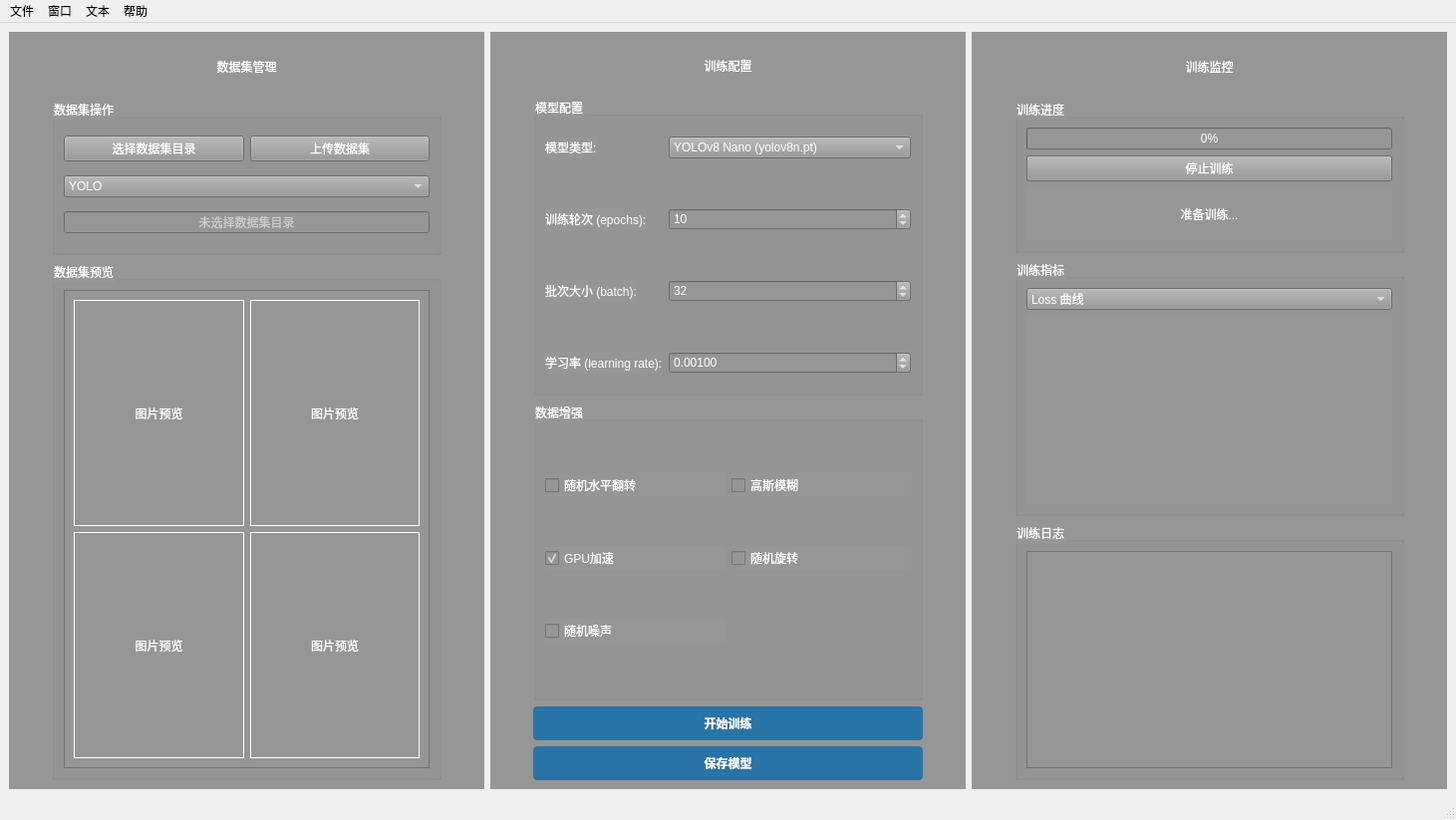
<?xml version="1.0" encoding="UTF-8"?>
<ui version="4.0">
 <class>MainWindow</class>
 <widget class="QMainWindow" name="MainWindow">
  <property name="geometry">
   <rect>
    <x>0</x>
    <y>0</y>
    <width>1461</width>
    <height>823</height>
   </rect>
  </property>
  <property name="windowTitle">
   <string>MainWindow</string>
  </property>
  <property name="styleSheet">
   <string notr="true"/>
  </property>
  <widget class="QWidget" name="centralwidget">
   <property name="enabled">
    <bool>true</bool>
   </property>
   <layout class="QHBoxLayout" name="horizontalLayout_2">
    <item>
     <layout class="QHBoxLayout" name="horizontalLayout" stretch="1,1,1">
      <property name="leftMargin">
       <number>0</number>
      </property>
      <item>
       <widget class="QWidget" name="dataManager" native="true">
        <property name="styleSheet">
         <string notr="true">background-color: rgb(150, 150, 150);</string>
        </property>
        <layout class="QHBoxLayout" name="horizontalLayout_7" stretch="2,23,2">
         <item>
          <spacer name="horizontalSpacer_6">
           <property name="orientation">
            <enum>Qt::Horizontal</enum>
           </property>
           <property name="sizeHint" stdset="0">
            <size>
             <width>40</width>
             <height>20</height>
            </size>
           </property>
          </spacer>
         </item>
         <item>
          <layout class="QVBoxLayout" name="verticalLayout" stretch="1,3,10">
           <property name="spacing">
            <number>6</number>
           </property>
           <property name="topMargin">
            <number>0</number>
           </property>
           <property name="bottomMargin">
            <number>0</number>
           </property>
           <item>
            <widget class="QLabel" name="label">
             <property name="styleSheet">
              <string notr="true">font: 75 20pt &quot;Agency FB&quot;;
color: rgb(255, 255, 255);</string>
             </property>
             <property name="text">
              <string>数据集管理</string>
             </property>
             <property name="alignment">
              <set>Qt::AlignCenter</set>
             </property>
            </widget>
           </item>
           <item>
            <widget class="QGroupBox" name="groupBox">
             <property name="styleSheet">
              <string notr="true">font: 12pt &quot;Agency FB&quot;;
color: rgb(255, 255, 255);</string>
             </property>
             <property name="title">
              <string>数据集操作</string>
             </property>
             <layout class="QVBoxLayout" name="verticalLayout_4">
              <item>
               <layout class="QHBoxLayout" name="horizontalLayout_3">
                <item>
                 <widget class="QPushButton" name="btnSelectDataset">
                  <property name="text">
                   <string>选择数据集目录</string>
                  </property>
                 </widget>
                </item>
                <item>
                 <widget class="QPushButton" name="btnUploadDataset">
                  <property name="text">
                   <string>上传数据集</string>
                  </property>
                 </widget>
                </item>
               </layout>
              </item>
              <item>
               <widget class="QComboBox" name="comboBoxDatasetFormat">
                <item>
                 <property name="text">
                  <string>YOLO</string>
                 </property>
                </item>
                <item>
                 <property name="text">
                  <string>VOC</string>
                 </property>
                </item>
                <item>
                 <property name="text">
                  <string>COCO</string>
                 </property>
                </item>
               </widget>
              </item>
              <item>
               <widget class="QLineEdit" name="lineDatasetPath">
                <property name="styleSheet">
                 <string notr="true">font: 12pt &quot;Agency FB&quot;;
color: rgb(255, 255, 255);</string>
                </property>
                <property name="alignment">
                 <set>Qt::AlignCenter</set>
                </property>
                <property name="readOnly">
                 <bool>true</bool>
                </property>
                <property name="placeholderText">
                 <string>未选择数据集目录</string>
                </property>
               </widget>
              </item>
             </layout>
            </widget>
           </item>
           <item>
            <widget class="QGroupBox" name="groupBox_2">
             <property name="styleSheet">
              <string notr="true">font: 12pt &quot;Agency FB&quot;;
color: rgb(255, 255, 255);</string>
             </property>
             <property name="title">
              <string>数据集预览</string>
             </property>
             <layout class="QVBoxLayout" name="verticalLayout_5">
              <item>
               <widget class="QScrollArea" name="scrollArea">
                <property name="widgetResizable">
                 <bool>true</bool>
                </property>
                <widget class="QWidget" name="scrollAreaWidgetContents">
                 <property name="geometry">
                  <rect>
                   <x>0</x>
                   <y>0</y>
                   <width>356</width>
                   <height>481</height>
                  </rect>
                 </property>
                 <layout class="QGridLayout" name="gridLayout">
                  <item row="0" column="0">
                   <widget class="QLabel" name="labelImage1">
                    <property name="frameShape">
                     <enum>QFrame::Box</enum>
                    </property>
                    <property name="text">
                     <string>图片预览</string>
                    </property>
                    <property name="alignment">
                     <set>Qt::AlignCenter</set>
                    </property>
                   </widget>
                  </item>
                  <item row="0" column="1">
                   <widget class="QLabel" name="labelImage2">
                    <property name="frameShape">
                     <enum>QFrame::Box</enum>
                    </property>
                    <property name="text">
                     <string>图片预览</string>
                    </property>
                    <property name="alignment">
                     <set>Qt::AlignCenter</set>
                    </property>
                   </widget>
                  </item>
                  <item row="1" column="0">
                   <widget class="QLabel" name="labelImage3">
                    <property name="frameShape">
                     <enum>QFrame::Box</enum>
                    </property>
                    <property name="text">
                     <string>图片预览</string>
                    </property>
                    <property name="alignment">
                     <set>Qt::AlignCenter</set>
                    </property>
                   </widget>
                  </item>
                  <item row="1" column="1">
                   <widget class="QLabel" name="labelImage4">
                    <property name="frameShape">
                     <enum>QFrame::Box</enum>
                    </property>
                    <property name="text">
                     <string>图片预览</string>
                    </property>
                    <property name="alignment">
                     <set>Qt::AlignCenter</set>
                    </property>
                   </widget>
                  </item>
                 </layout>
                </widget>
               </widget>
              </item>
             </layout>
            </widget>
           </item>
          </layout>
         </item>
         <item>
          <spacer name="horizontalSpacer_5">
           <property name="orientation">
            <enum>Qt::Horizontal</enum>
           </property>
           <property name="sizeHint" stdset="0">
            <size>
             <width>40</width>
             <height>20</height>
            </size>
           </property>
          </spacer>
         </item>
        </layout>
       </widget>
      </item>
      <item>
       <widget class="QWidget" name="trainConfig" native="true">
        <property name="styleSheet">
         <string notr="true">background-color: rgb(150, 150, 150);</string>
        </property>
        <layout class="QHBoxLayout" name="horizontalLayout_6" stretch="2,23,2">
         <item>
          <spacer name="horizontalSpacer_2">
           <property name="orientation">
            <enum>Qt::Horizontal</enum>
           </property>
           <property name="sizeHint" stdset="0">
            <size>
             <width>40</width>
             <height>20</height>
            </size>
           </property>
          </spacer>
         </item>
         <item>
          <layout class="QVBoxLayout" name="verticalLayout_2" stretch="1,6,6,1,0">
           <property name="topMargin">
            <number>0</number>
           </property>
           <property name="bottomMargin">
            <number>0</number>
           </property>
           <item>
            <widget class="QLabel" name="label_6">
             <property name="styleSheet">
              <string notr="true">font: 75 20pt &quot;Agency FB&quot;;
color: rgb(255, 255, 255);</string>
             </property>
             <property name="text">
              <string>训练配置</string>
             </property>
             <property name="alignment">
              <set>Qt::AlignCenter</set>
             </property>
            </widget>
           </item>
           <item>
            <widget class="QGroupBox" name="groupBox_3">
             <property name="styleSheet">
              <string notr="true">font: 12pt &quot;Agency FB&quot;;
color: rgb(255, 255, 255);</string>
             </property>
             <property name="title">
              <string>模型配置</string>
             </property>
             <layout class="QFormLayout" name="formLayout">
              <property name="formAlignment">
               <set>Qt::AlignLeading|Qt::AlignLeft|Qt::AlignVCenter</set>
              </property>
              <property name="verticalSpacing">
               <number>50</number>
              </property>
              <item row="0" column="0">
               <widget class="QLabel" name="label_2">
                <property name="text">
                 <string>模型类型:</string>
                </property>
               </widget>
              </item>
              <item row="0" column="1">
               <widget class="QComboBox" name="comboModelType">
                <item>
                 <property name="text">
                  <string>YOLOv8 Nano (yolov8n.pt)</string>
                 </property>
                </item>
                <item>
                 <property name="text">
                  <string>YOLOv11 Nano (yolov11n.pt)</string>
                 </property>
                </item>
               </widget>
              </item>
              <item row="1" column="0">
               <widget class="QLabel" name="label_3">
                <property name="text">
                 <string>训练轮次 (epochs):</string>
                </property>
               </widget>
              </item>
              <item row="1" column="1">
               <widget class="QSpinBox" name="spinEpochs">
                <property name="minimum">
                 <number>1</number>
                </property>
                <property name="maximum">
                 <number>1000</number>
                </property>
                <property name="value">
                 <number>10</number>
                </property>
               </widget>
              </item>
              <item row="2" column="0">
               <widget class="QLabel" name="label_4">
                <property name="text">
                 <string>批次大小 (batch):</string>
                </property>
               </widget>
              </item>
              <item row="2" column="1">
               <widget class="QSpinBox" name="spinBatchSize">
                <property name="minimum">
                 <number>1</number>
                </property>
                <property name="maximum">
                 <number>64</number>
                </property>
                <property name="value">
                 <number>32</number>
                </property>
               </widget>
              </item>
              <item row="3" column="0">
               <widget class="QLabel" name="label_5">
                <property name="text">
                 <string>学习率 (learning rate):</string>
                </property>
               </widget>
              </item>
              <item row="3" column="1">
               <widget class="QDoubleSpinBox" name="spinLearningRate">
                <property name="decimals">
                 <number>5</number>
                </property>
                <property name="maximum">
                 <double>1.000000000000000</double>
                </property>
                <property name="singleStep">
                 <double>0.000100000000000</double>
                </property>
                <property name="value">
                 <double>0.001000000000000</double>
                </property>
               </widget>
              </item>
             </layout>
            </widget>
           </item>
           <item>
            <widget class="QGroupBox" name="groupBox_4">
             <property name="styleSheet">
              <string notr="true">font: 12pt &quot;Agency FB&quot;;
color: rgb(255, 255, 255);</string>
             </property>
             <property name="title">
              <string>数据增强</string>
             </property>
             <layout class="QGridLayout" name="gridLayout_2">
              <item row="2" column="0">
               <widget class="QCheckBox" name="checkNoise">
                <property name="text">
                 <string>随机噪声</string>
                </property>
               </widget>
              </item>
              <item row="1" column="1">
               <widget class="QCheckBox" name="checkRotation">
                <property name="text">
                 <string>随机旋转</string>
                </property>
               </widget>
              </item>
              <item row="0" column="0">
               <widget class="QCheckBox" name="checkFlip">
                <property name="text">
                 <string>随机水平翻转</string>
                </property>
                <property name="checked">
                 <bool>false</bool>
                </property>
               </widget>
              </item>
              <item row="0" column="1">
               <widget class="QCheckBox" name="checkBlur">
                <property name="text">
                 <string>高斯模糊</string>
                </property>
               </widget>
              </item>
              <item row="1" column="0">
               <widget class="QCheckBox" name="checkUseGPU">
                <property name="text">
                 <string>GPU加速</string>
                </property>
                <property name="checked">
                 <bool>true</bool>
                </property>
               </widget>
              </item>
             </layout>
            </widget>
           </item>
           <item>
            <widget class="QPushButton" name="btnStartTraining">
             <property name="styleSheet">
              <string notr="true">QPushButton {
	font: 12pt &quot;Agency FB&quot;;
    background-color: #2874a6;
    color: white;
    border: none;
    padding: 8px;
    border-radius: 4px;
    font-weight: bold;
}
QPushButton:hover {
    background-color: #1a5276;
}
QPushButton:pressed {
    background-color: #154360;
}</string>
             </property>
             <property name="text">
              <string>开始训练</string>
             </property>
            </widget>
           </item>
           <item>
            <widget class="QPushButton" name="btnSaveModel">
             <property name="styleSheet">
              <string notr="true">QPushButton {
	font: 12pt &quot;Agency FB&quot;;
    background-color: #2874a6;
    color: white;
    border: none;
    padding: 8px;
    border-radius: 4px;
    font-weight: bold;
}
QPushButton:hover {
    background-color: #1a5276;
}
QPushButton:pressed {
    background-color: #154360;
}</string>
             </property>
             <property name="text">
              <string>保存模型</string>
             </property>
            </widget>
           </item>
          </layout>
         </item>
         <item>
          <spacer name="horizontalSpacer">
           <property name="orientation">
            <enum>Qt::Horizontal</enum>
           </property>
           <property name="sizeHint" stdset="0">
            <size>
             <width>40</width>
             <height>20</height>
            </size>
           </property>
          </spacer>
         </item>
        </layout>
       </widget>
      </item>
      <item>
       <widget class="QWidget" name="trainMonitor" native="true">
        <property name="styleSheet">
         <string notr="true">background-color: rgb(150, 150, 150);</string>
        </property>
        <layout class="QHBoxLayout" name="horizontalLayout_5" stretch="2,23,2">
         <item>
          <spacer name="horizontalSpacer_3">
           <property name="orientation">
            <enum>Qt::Horizontal</enum>
           </property>
           <property name="sizeHint" stdset="0">
            <size>
             <width>40</width>
             <height>20</height>
            </size>
           </property>
          </spacer>
         </item>
         <item>
          <layout class="QVBoxLayout" name="verticalLayout_3" stretch="1,3,5,5">
           <property name="topMargin">
            <number>0</number>
           </property>
           <property name="bottomMargin">
            <number>0</number>
           </property>
           <item>
            <widget class="QLabel" name="label_7">
             <property name="styleSheet">
              <string notr="true">font: 75 20pt &quot;Agency FB&quot;;
color: rgb(255, 255, 255);</string>
             </property>
             <property name="text">
              <string>训练监控</string>
             </property>
             <property name="alignment">
              <set>Qt::AlignCenter</set>
             </property>
            </widget>
           </item>
           <item>
            <widget class="QGroupBox" name="groupBox_5">
             <property name="styleSheet">
              <string notr="true">font: 12pt &quot;Agency FB&quot;;
color: rgb(255, 255, 255);</string>
             </property>
             <property name="title">
              <string>训练进度</string>
             </property>
             <layout class="QVBoxLayout" name="verticalLayout_7">
              <item>
               <widget class="QProgressBar" name="progressBar">
                <property name="value">
                 <number>0</number>
                </property>
               </widget>
              </item>
              <item>
               <widget class="QPushButton" name="btnStopTraining">
                <property name="text">
                 <string>停止训练</string>
                </property>
               </widget>
              </item>
              <item>
               <widget class="QLabel" name="labelProgress">
                <property name="text">
                 <string>准备训练...</string>
                </property>
                <property name="alignment">
                 <set>Qt::AlignCenter</set>
                </property>
               </widget>
              </item>
             </layout>
            </widget>
           </item>
           <item>
            <widget class="QGroupBox" name="groupBox_6">
             <property name="styleSheet">
              <string notr="true">font: 12pt &quot;Agency FB&quot;;
color: rgb(255, 255, 255);</string>
             </property>
             <property name="title">
              <string>训练指标</string>
             </property>
             <layout class="QVBoxLayout" name="verticalLayout_8">
              <item>
               <widget class="QComboBox" name="plotSelect">
                <item>
                 <property name="text">
                  <string>Loss 曲线</string>
                 </property>
                </item>
                <item>
                 <property name="text">
                  <string>mAP 曲线</string>
                 </property>
                </item>
                <item>
                 <property name="text">
                  <string>Precision 曲线</string>
                 </property>
                </item>
                <item>
                 <property name="text">
                  <string>Recall 曲线</string>
                 </property>
                </item>
               </widget>
              </item>
              <item>
               <widget class="QWidget" name="plotWidget" native="true">
                <property name="sizePolicy">
                 <sizepolicy hsizetype="Expanding" vsizetype="Expanding">
                  <horstretch>0</horstretch>
                  <verstretch>0</verstretch>
                 </sizepolicy>
                </property>
                <property name="minimumSize">
                 <size>
                  <width>100</width>
                  <height>100</height>
                 </size>
                </property>
               </widget>
              </item>
             </layout>
            </widget>
           </item>
           <item>
            <widget class="QGroupBox" name="groupBox_7">
             <property name="styleSheet">
              <string notr="true">font: 12pt &quot;Agency FB&quot;;
color: rgb(255, 255, 255);</string>
             </property>
             <property name="title">
              <string>训练日志</string>
             </property>
             <layout class="QHBoxLayout" name="horizontalLayout_4">
              <item>
               <widget class="QTextEdit" name="textEditLog">
                <property name="minimumSize">
                 <size>
                  <width>1</width>
                  <height>0</height>
                 </size>
                </property>
                <property name="readOnly">
                 <bool>true</bool>
                </property>
               </widget>
              </item>
             </layout>
            </widget>
           </item>
          </layout>
         </item>
         <item>
          <spacer name="horizontalSpacer_4">
           <property name="orientation">
            <enum>Qt::Horizontal</enum>
           </property>
           <property name="sizeHint" stdset="0">
            <size>
             <width>40</width>
             <height>20</height>
            </size>
           </property>
          </spacer>
         </item>
        </layout>
       </widget>
      </item>
     </layout>
    </item>
   </layout>
  </widget>
  <widget class="QMenuBar" name="menubar">
   <property name="geometry">
    <rect>
     <x>0</x>
     <y>0</y>
     <width>1461</width>
     <height>22</height>
    </rect>
   </property>
   <widget class="QMenu" name="menu">
    <property name="title">
     <string>窗口</string>
    </property>
    <addaction name="dataAction"/>
    <addaction name="configAction"/>
    <addaction name="monitorAction"/>
   </widget>
   <widget class="QMenu" name="menu_2">
    <property name="title">
     <string>文本</string>
    </property>
    <addaction name="smallFontAction"/>
    <addaction name="mediumFontAction"/>
    <addaction name="largeFontAction"/>
    <addaction name="customFontAction"/>
   </widget>
   <widget class="QMenu" name="menu_3">
    <property name="title">
     <string>文件</string>
    </property>
    <addaction name="fileAction"/>
   </widget>
   <widget class="QMenu" name="menu_4">
    <property name="title">
     <string>帮助</string>
    </property>
   </widget>
   <addaction name="menu_3"/>
   <addaction name="menu"/>
   <addaction name="menu_2"/>
   <addaction name="menu_4"/>
  </widget>
  <widget class="QStatusBar" name="statusbar"/>
  <action name="dataAction">
   <property name="checkable">
    <bool>true</bool>
   </property>
   <property name="text">
    <string>数据集管理</string>
   </property>
  </action>
  <action name="configAction">
   <property name="checkable">
    <bool>true</bool>
   </property>
   <property name="text">
    <string>训练配置</string>
   </property>
  </action>
  <action name="monitorAction">
   <property name="checkable">
    <bool>true</bool>
   </property>
   <property name="text">
    <string>训练监控</string>
   </property>
  </action>
  <action name="smallFontAction">
   <property name="checkable">
    <bool>false</bool>
   </property>
   <property name="text">
    <string>小字体</string>
   </property>
  </action>
  <action name="mediumFontAction">
   <property name="checkable">
    <bool>false</bool>
   </property>
   <property name="text">
    <string>中字体</string>
   </property>
  </action>
  <action name="largeFontAction">
   <property name="checkable">
    <bool>false</bool>
   </property>
   <property name="text">
    <string>大字体</string>
   </property>
  </action>
  <action name="customFontAction">
   <property name="checkable">
    <bool>false</bool>
   </property>
   <property name="text">
    <string>自定义...</string>
   </property>
  </action>
  <action name="fileAction">
   <property name="text">
    <string>管理数据库文件</string>
   </property>
  </action>
 </widget>
 <resources/>
 <connections/>
</ui>
